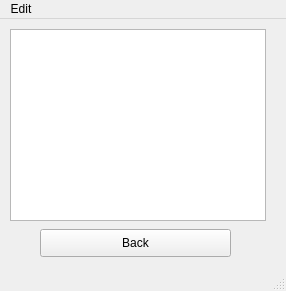
<?xml version="1.0" encoding="UTF-8"?>
<ui version="4.0">
 <class>get_passwords</class>
 <widget class="QMainWindow" name="get_passwords">
  <property name="geometry">
   <rect>
    <x>0</x>
    <y>0</y>
    <width>286</width>
    <height>291</height>
   </rect>
  </property>
  <property name="windowTitle">
   <string>Get Passwords</string>
  </property>
  <widget class="QWidget" name="centralwidget">
   <widget class="QListWidget" name="passwords">
    <property name="geometry">
     <rect>
      <x>10</x>
      <y>10</y>
      <width>256</width>
      <height>192</height>
     </rect>
    </property>
    <property name="sizePolicy">
     <sizepolicy hsizetype="Fixed" vsizetype="Fixed">
      <horstretch>0</horstretch>
      <verstretch>0</verstretch>
     </sizepolicy>
    </property>
    <property name="focusPolicy">
     <enum>Qt::WheelFocus</enum>
    </property>
    <property name="autoFillBackground">
     <bool>false</bool>
    </property>
   </widget>
   <widget class="QPushButton" name="back_button">
    <property name="geometry">
     <rect>
      <x>40</x>
      <y>210</y>
      <width>191</width>
      <height>28</height>
     </rect>
    </property>
    <property name="text">
     <string>Back</string>
    </property>
   </widget>
  </widget>
  <widget class="QMenuBar" name="menubar">
   <property name="geometry">
    <rect>
     <x>0</x>
     <y>0</y>
     <width>286</width>
     <height>26</height>
    </rect>
   </property>
   <widget class="QMenu" name="menuEdit">
    <property name="title">
     <string>Edit</string>
    </property>
    <addaction name="actionSettings"/>
   </widget>
   <addaction name="menuEdit"/>
  </widget>
  <widget class="QStatusBar" name="statusbar"/>
  <action name="actionBack">
   <property name="text">
    <string>Back</string>
   </property>
   <property name="toolTip">
    <string>&lt;html&gt;&lt;head/&gt;&lt;body&gt;&lt;p&gt;Return to the Adnim Panel&lt;/p&gt;&lt;/body&gt;&lt;/html&gt;</string>
   </property>
  </action>
  <action name="actionSettings">
   <property name="text">
    <string>Settings</string>
   </property>
  </action>
 </widget>
 <resources/>
 <connections/>
</ui>
